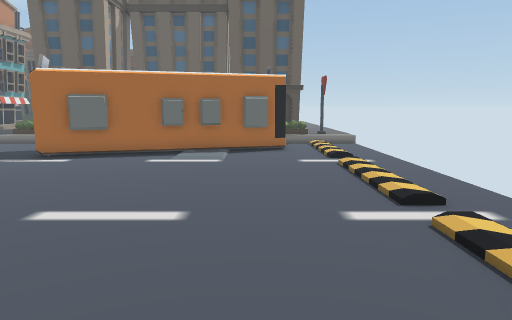
[1] (above)

16 first-person views from a walk through a 3-D level made in the Unity game engine. The camera is 1.3 m above the floor, tilts 8° down and sees 70° across. The floor is counted in squares, 0.75 m on a side. Each view is taken from the middle of a square. On the plan, view 1 faces up. The plan holds only what a view shows up to about 18 squares ahead; the rest is blank. The place goes on beyond the plan. The player is left out.

[2]
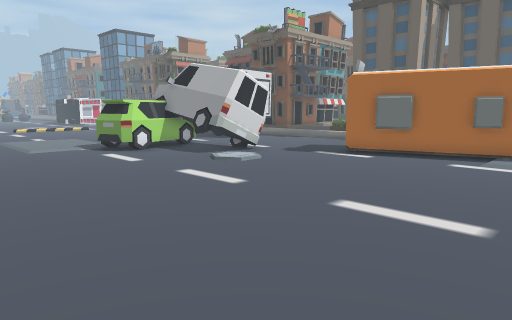

[3]
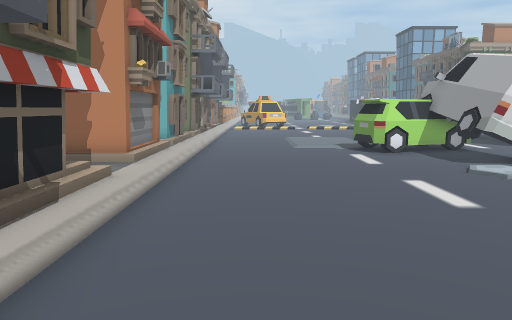

[4]
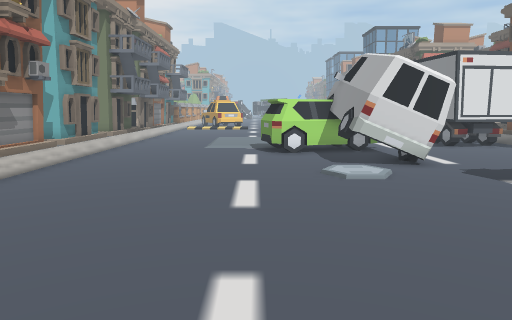

[5]
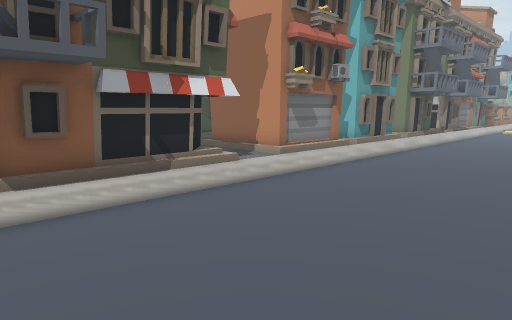

[6]
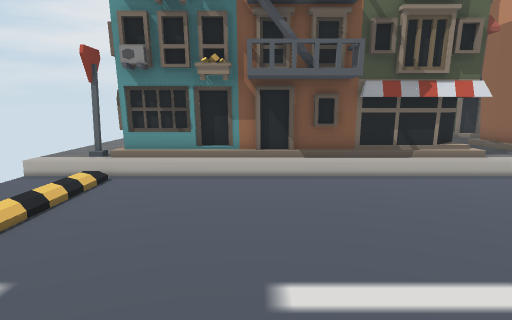

[7]
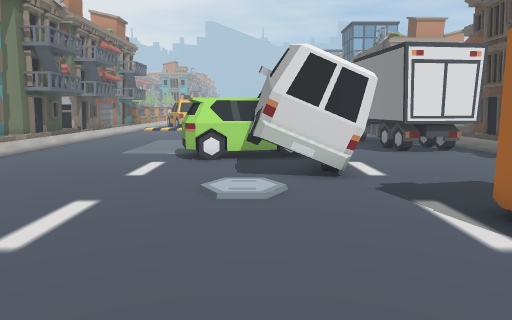

[8]
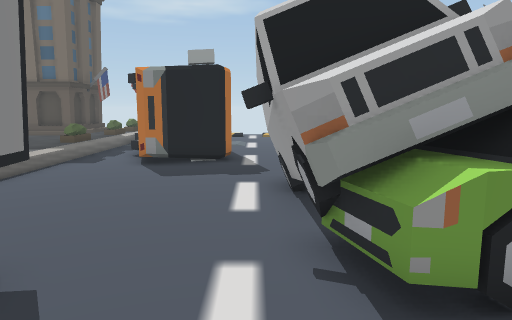

[9]
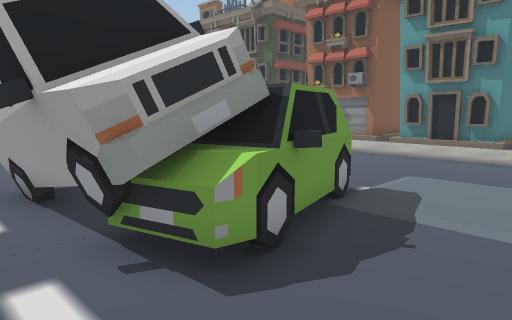

[10]
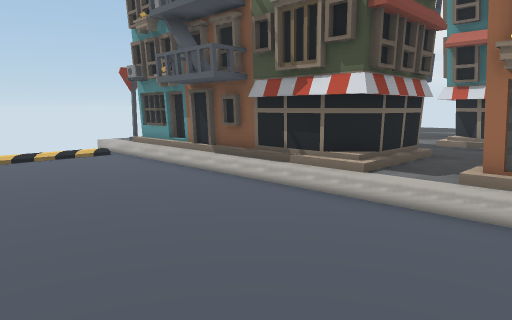

[11]
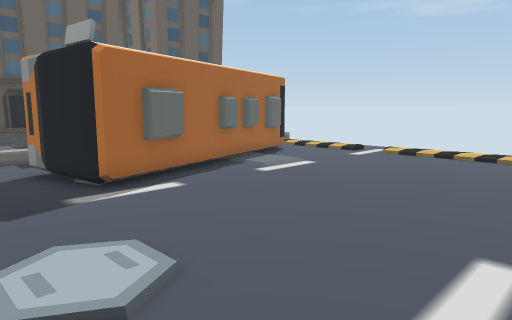

[12]
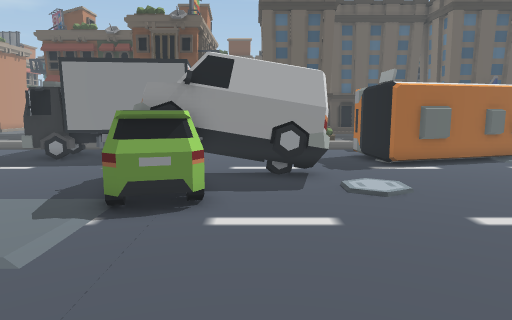

[13]
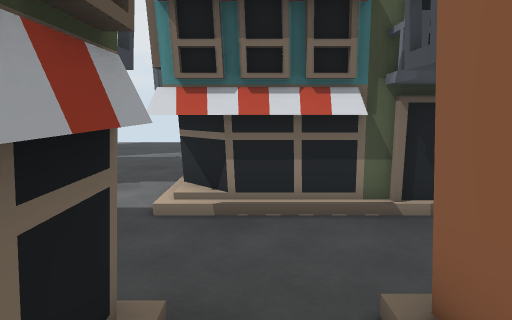

[14]
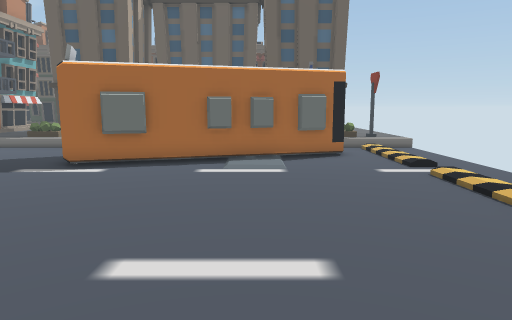

[15]
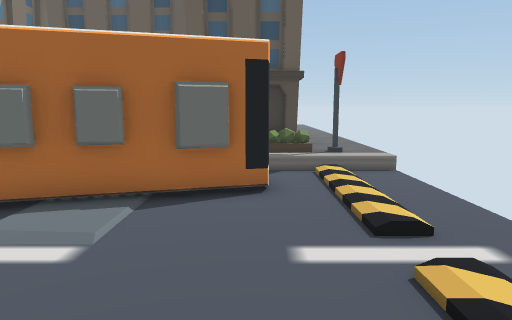

[16]
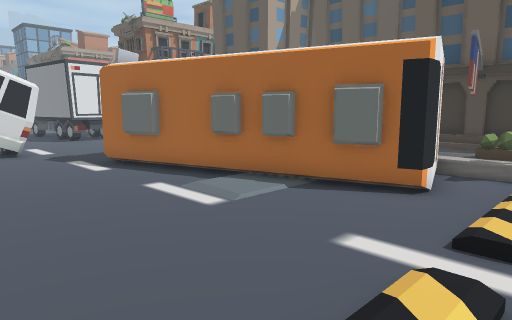

### Floor plan
Key: @ floor where view 1 was taken; # wall or solid block; x gap in a wall; . main floor; : floor 0.25 m higher than the main floor; / step, stairs or slope; ^ raised ledge; B bus; A van; C car; T truck.
Columns run from 20 left of view 1 to 4 right of it. Each row starts with its distance up from view 1.
 17  TTTT..........      B.:.
 16   TTT.......BBB     BB.:.
 15 TTTTT......BB    BBBBB.:.
 14 TTTT........B BBBBB....:.
 13 ............BBB......../.
 12 ....AAAAAA...............
 11 ...CCCAAAA.............:.
 10 ...CCCAAAA.............:.
  9 ...CCCAAAA.............:.
  8 ...CCCC................:.
  7  ...CCC................:.
  6  ...CC...................
  5 .......................:.
  4 .......................:
  3 .......................:
  2 .......................:.
  1 .......................:.
  0 ....................@../.
 -1 ###x###/###/:###########:
 -2   #^  ^#^^^^:#         #:
 -3    ^   #   #:#
 -4    ^   #   #:#
 -5           ##:##
 -6           #:::#
 -7           #::::
 -8           #####
 -9              #
-10
-11
-12
-13
-14                 ::
-15                :::
-16                :::
-17                ::::
-18                 :::
-19                 :::
-20                 :::

Where each view was taken, in squares from view 1:
view 1: 0 up, 0 right, facing up
view 2: 0 up, 0 right, facing up-left
view 3: 2 up, 0 right, facing left
view 4: 6 up, 0 right, facing left
view 5: 6 up, 1 left, facing down-left
view 6: 9 up, 1 left, facing down
view 7: 9 up, 2 left, facing left
view 8: 12 up, 20 left, facing right
view 9: 13 up, 20 left, facing down-right
view 10: 6 up, 11 left, facing down-right
view 11: 5 up, 11 left, facing up-right
view 12: 1 down, 13 left, facing up
view 13: 2 down, 8 left, facing down
view 14: 2 up, 2 left, facing up
view 15: 8 up, 1 right, facing up
view 16: 8 up, 4 right, facing up-left
